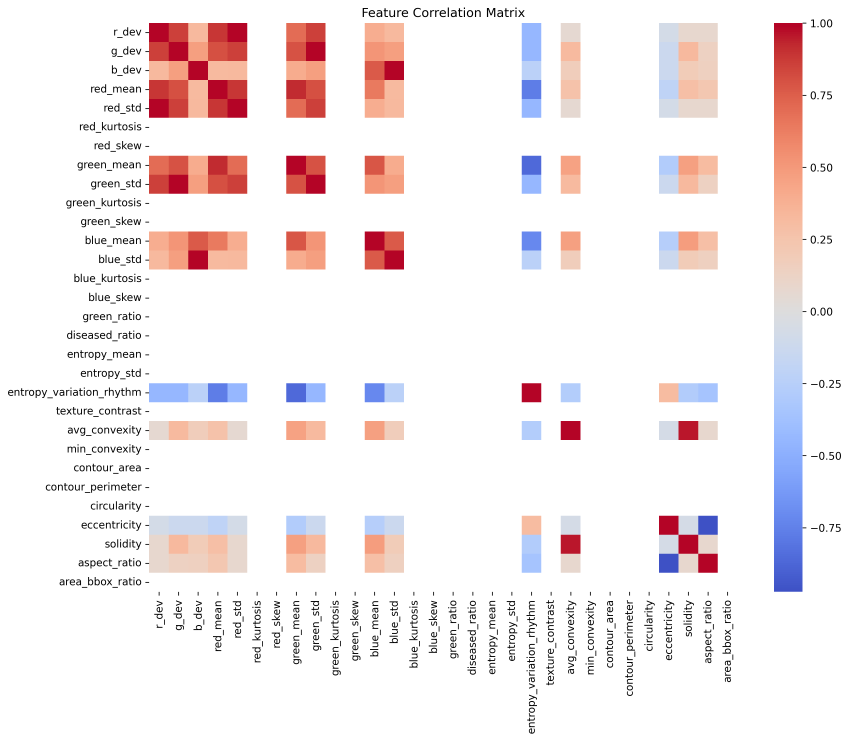
#> input picture visualizations/feature_correlation.png, 3396 x 2963 px (shown at 1/4 size)
$ python -i extract_potato_features.py   (imports and definitions only)
#> lines starting #> are read from the running program, lines starting #| are printed output that depends on the picture; after the words box and inside, x2 and y2 are one past the last pixel; in counts of white or black regions, pixels touching at a corner belong together
### src/utils.py
"""
Utility functions for the MLOps project.
"""

import numpy as np
from skimage.morphology import convex_hull_image
from skimage.measure import regionprops
from skimage import filters
from skimage.measure import shannon_entropy
from skimage.util import view_as_blocks


# [12 lines left out: function dimensionality_reduction, not called in this run]


def calcul_dev(img):
    """
    Calculate the RGB standard deviation for an image.

    Args:
        img: Input image array

    Returns:
        Array of RGB standard deviations
    """
    r = np.std(img[:, :, 0])
    g = np.std(img[:, :, 1])
    b = np.std(img[:, :, 2])

    return np.array([r, g, b])


# [47 lines left out: functions calculate_ch, calculate_entropy_variation_rhythm, not called in this run]

### scripts/extract_potato_features.py
"""
Extract features from potato leaf images for disease classification
based on the features identified in the notebooks.
"""

import os
import sys
import json
import argparse
import numpy as np
import pandas as pd
import cv2
from PIL import Image
from skimage.measure import shannon_entropy
from skimage.morphology import convex_hull_image
from skimage.measure import regionprops, label

# Add the src directory to the path
sys.path.append(os.path.join(os.path.dirname(__file__), '..'))

from src.utils import calcul_dev

# [26 lines left out: function extract_rgb_features, not called in this run]

def extract_entropy_features(image):
    """
    Extract entropy-based features from an image.

    Args:
        image: Image array in RGB format

    Returns:
        Dictionary of entropy features
    """
    # Convert to grayscale if needed
    if len(image.shape) == 3:
        gray_image = cv2.cvtColor(image, cv2.COLOR_RGB2GRAY)
    else:
        gray_image = image

    # Calculate entropy
    entropy = shannon_entropy(gray_image)

    # Calculate histogram
    hist, _ = np.histogram(gray_image, bins=256, range=(0, 256))
    hist_prob = hist / hist.sum()

    # Calculate entropy variation rhythm (standard deviation of entropy gradient)
    entropy_variation_rhythm = np.std(np.gradient(hist_prob))

    return {
        'entropy': entropy,
        'entropy_variation_rhythm': entropy_variation_rhythm
    }

def extract_shape_features(image):
    """
    Extract shape-based features from an image.

    Args:
        image: Image array in RGB format

    Returns:
        Dictionary of shape features
    """
    # Convert to grayscale if needed
    if len(image.shape) == 3:
        gray_image = cv2.cvtColor(image, cv2.COLOR_RGB2GRAY)
    else:
        gray_image = image

    # Threshold the image to create a binary mask
    _, binary = cv2.threshold(gray_image, 0, 255, cv2.THRESH_BINARY + cv2.THRESH_OTSU)

    # Calculate convex hull
    try:
        hull = convex_hull_image(binary > 0)

        # Calculate convexity ratio
        if np.sum(hull) > 0:
            convexity_ratio = np.sum(binary > 0) / np.sum(hull)
        else:
            convexity_ratio = 0
    except Exception:
        convexity_ratio = 0

    # Extract more shape properties
    try:
        labeled_image = label(binary > 0)
        props = regionprops(labeled_image)

        if props:
            largest_region = max(props, key=lambda r: r.area)
            eccentricity = largest_region.eccentricity
            solidity = largest_region.solidity

            if largest_region.major_axis_length > 0:
                aspect_ratio = largest_region.minor_axis_length / largest_region.major_axis_length
            else:
                aspect_ratio = 0
        else:
            eccentricity = 0
            solidity = 0
            aspect_ratio = 0
    except Exception:
        eccentricity = 0
        solidity = 0
        aspect_ratio = 0

    return {
        'convexity_ratio': convexity_ratio,
        'eccentricity': eccentricity,
        'solidity': solidity,
        'aspect_ratio': aspect_ratio
    }

# [79 lines left out: functions extract_hog_features, extract_all_features, not called in this run]

def extract_all_features_from_array(image_array):
    """
    Extract all features from an image array.
    Compatible with the 30-feature training data format.

    Args:
        image_array: Image as numpy array (RGB format)

    Returns:
        Dictionary of all features (30 features total)
    """
    try:
        # Use the original calcul_dev function to get r_dev, g_dev, b_dev
        from src.utils import calcul_dev
        r_dev, g_dev, b_dev = calcul_dev(image_array)

        # Initialize features dictionary with the exact 30 features from training data
        features = {
            'r_dev': r_dev,
            'g_dev': g_dev,
            'b_dev': b_dev,
            'red_mean': float(np.mean(image_array[:, :, 0])),
            'red_std': float(np.std(image_array[:, :, 0])),
            'red_kurtosis': 0.0,  # Placeholder for now
            'red_skew': 0.0,      # Placeholder for now
            'green_mean': float(np.mean(image_array[:, :, 1])),
            'green_std': float(np.std(image_array[:, :, 1])),
            'green_kurtosis': 0.0,  # Placeholder for now
            'green_skew': 0.0,      # Placeholder for now
            'blue_mean': float(np.mean(image_array[:, :, 2])),
            'blue_std': float(np.std(image_array[:, :, 2])),
            'blue_kurtosis': 0.0,   # Placeholder for now
            'blue_skew': 0.0,       # Placeholder for now
            'green_ratio': 0.0,     # Placeholder for now
            'diseased_ratio': 0.0,  # Placeholder for now
            'entropy_mean': 0.0,    # Placeholder for now
            'entropy_std': 0.0,     # Placeholder for now
            'entropy_variation_rhythm': 0.0,  # Placeholder for now
            'texture_contrast': 0.0,          # Placeholder for now
            'avg_convexity': 0.0,             # Placeholder for now
            'min_convexity': 0.0,             # Placeholder for now
            'contour_area': 0.0,              # Placeholder for now
            'contour_perimeter': 0.0,         # Placeholder for now
            'circularity': 0.0,               # Placeholder for now
            'eccentricity': 0.0,              # Placeholder for now
            'solidity': 0.0,                  # Placeholder for now
            'aspect_ratio': 1.0,              # Placeholder for now
            'area_bbox_ratio': 0.0            # Placeholder for now
        }

        # Try to compute actual values for some features
        try:
            # Entropy features
            entropy_features = extract_entropy_features(image_array)
            if entropy_features:
                features['entropy_variation_rhythm'] = entropy_features.get('entropy_variation_rhythm', 0.0)

            # Shape features
            shape_features = extract_shape_features(image_array)
            if shape_features:
                features['eccentricity'] = shape_features.get('eccentricity', 0.0)
                features['solidity'] = shape_features.get('solidity', 0.0)
                features['aspect_ratio'] = shape_features.get('aspect_ratio', 1.0)
                features['convexity_ratio'] = shape_features.get('convexity_ratio', 0.0)
                features['avg_convexity'] = features['convexity_ratio']  # Use same value

        except Exception as e:
            print(f"Warning: Could not compute some features: {e}")

        return features

    except Exception as e:
        print(f"Error extracting features from image array: {e}")
        return None

# [44 lines left out: function extract_features_from_directory, not called in this run]

def extract_features(cv2_image):
    """
    Extract features from a CV2 image (for use with training scripts).
    Returns exactly 30 features to match the training data.

    Args:
        cv2_image: Image loaded with cv2.imread (BGR format)

    Returns:
        numpy array of 30 features or None if error
    """
    try:
        # Convert BGR to RGB
        rgb_image = cv2.cvtColor(cv2_image, cv2.COLOR_BGR2RGB)

        # Extract all features using the existing function
        features_dict = extract_all_features_from_array(rgb_image)

        if features_dict is None:
            return None

        # Define the exact order of features as in training data
        feature_order = [
            'r_dev', 'g_dev', 'b_dev', 'red_mean', 'red_std', 'red_kurtosis', 'red_skew',
            'green_mean', 'green_std', 'green_kurtosis', 'green_skew', 'blue_mean', 'blue_std',
            'blue_kurtosis', 'blue_skew', 'green_ratio', 'diseased_ratio', 'entropy_mean',
            'entropy_std', 'entropy_variation_rhythm', 'texture_contrast', 'avg_convexity',
            'min_convexity', 'contour_area', 'contour_perimeter', 'circularity', 'eccentricity',
            'solidity', 'aspect_ratio', 'area_bbox_ratio'
        ]

        # Convert to numpy array in the correct order
        feature_values = [features_dict.get(name, 0.0) for name in feature_order]

        return np.array(feature_values, dtype=np.float32)

    except Exception as e:
        print(f"Error in extract_features: {e}")
        return None

# [25 lines left out: functions get_feature_names, main, not called in this run]

# [2 lines not run here, left out]

>>> import cv2
>>> picture = cv2.imread('../visualizations/feature_correlation.png')
#> picture is the input picture: shape (2963, 3396, 3); mean B, G, R 237.5, 236.5, 244.6
>>> result = extract_features(picture)
#> in calcul_dev, `r = np.std(img[:, :, 0])`: r = 36.41
#> in calcul_dev, `g = np.std(img[:, :, 1])`: g = 52.07
#> in calcul_dev, `b = np.std(img[:, :, 2])`: b = 51.28
#> in extract_all_features_from_array, `r_dev, g_dev, b_dev = calcul_dev(image_array)`: r_dev = 36.41; g_dev = 52.07; b_dev = 51.28
#> in extract_entropy_features, `gray_image = cv2.cvtColor(image, cv2.COLOR_RGB2GRAY)`:
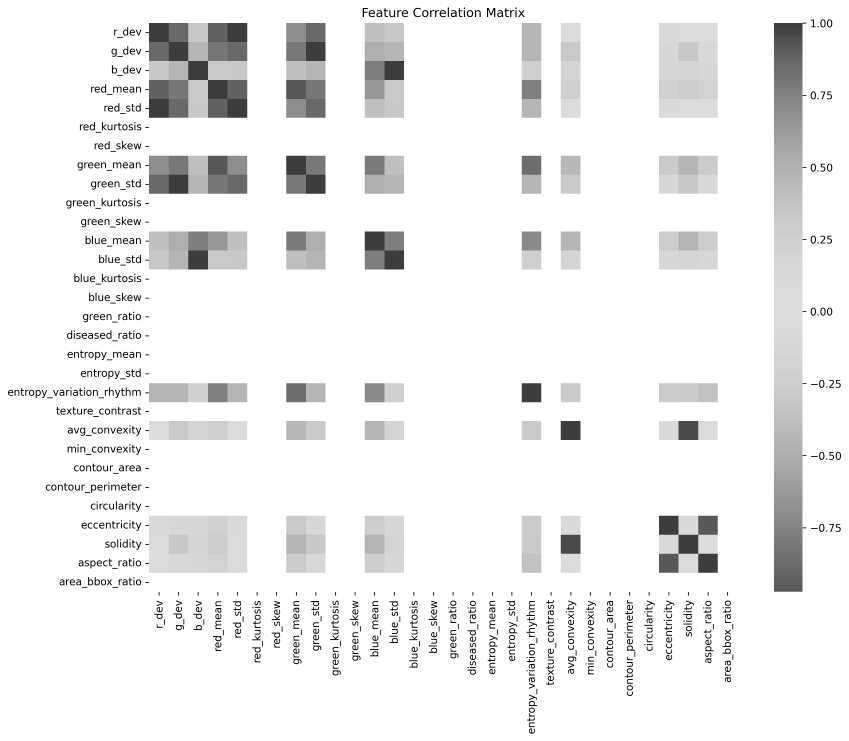
#> gray_image: shape (2963, 3396) (shown at 1/4 size); min 0, max 255, mean 239
#> in extract_entropy_features, `entropy = shannon_entropy(gray_image)`: entropy = 1.58
#> in extract_entropy_features, `hist, _ = np.histogram(gray_image, bins=256, range=(0, 256))`: hist = 256 values, max 8448763 at index 255, min 100 at index 106, mean 39306
#> in extract_entropy_features, `hist_prob = hist / hist.sum()`: hist_prob = 256 values, max 0.84 at index 255, min 9.94e-06 at index 106, mean 0.00391
#> in extract_entropy_features, `entropy_variation_rhythm = np.std(np.gradient(hist_prob))`: entropy_variation_rhythm = 0.0585
#> in extract_all_features_from_array, `entropy_features = extract_entropy_features(image_array)`: entropy_features = {'entropy': 1.58, 'entropy_variation_rhythm': 0.0585}
#> in extract_shape_features, `_, binary = cv2.threshold(gray_image, 0, 255, cv2.THRESH_BINARY + cv2...`:
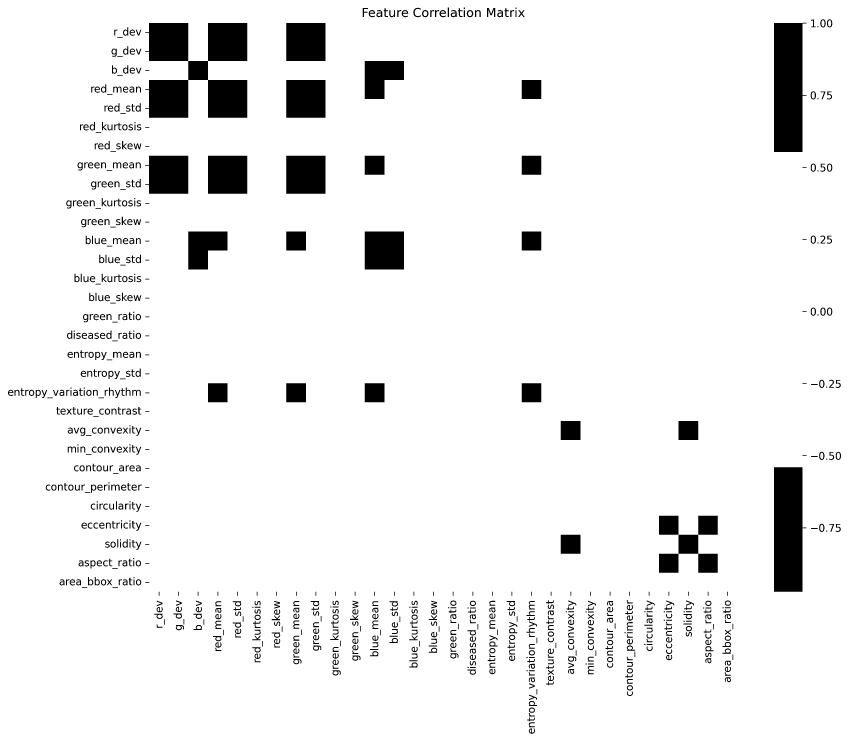
#> binary: shape (2963, 3396) (shown at 1/4 size); 93.5% white; 846 black regions
#> in extract_shape_features, `hull = convex_hull_image(binary > 0)`: hull: shape (2963, 3396) bool; every value is 1
#> in extract_shape_features, `convexity_ratio = np.sum(binary > 0) / np.sum(hull)`: convexity_ratio = 0.935
#> in extract_shape_features, `labeled_image = label(binary > 0)`:
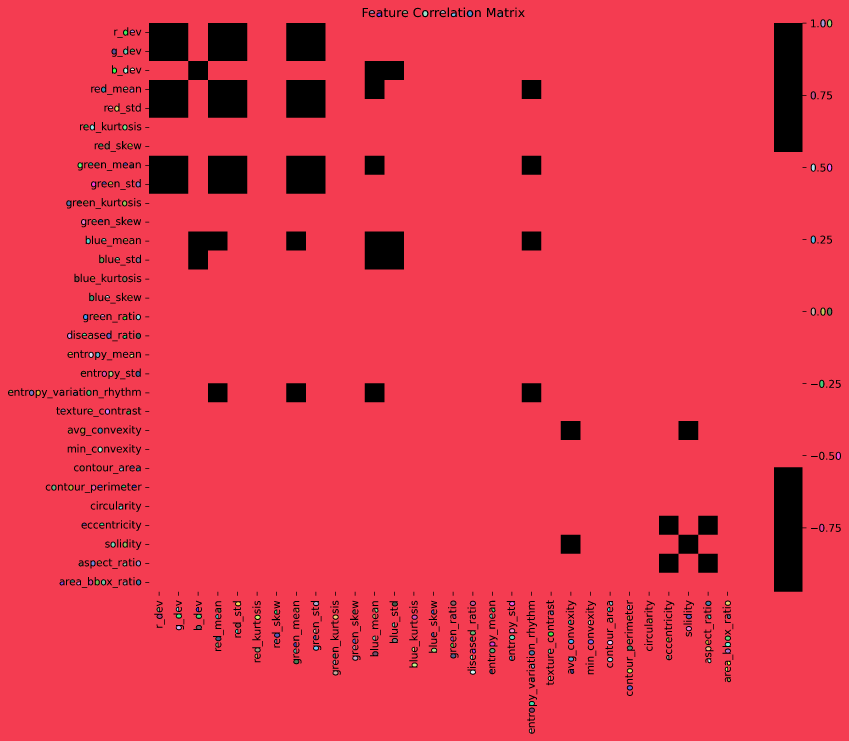
#> labeled_image: shape (2963, 3396) int32 (shown at 1/4 size); 257 distinct labels, from 0 to 256; one colour per label, 0 black
#> in extract_shape_features, `props = regionprops(labeled_image)`: props = 256 regions; largest, box (x1, y1, x2, y2) and area: (0, 0, 3396, 2963) 9380160, (3312, 81, 3325, 106) 263, (3312, 658, 3325, 683) 263, (3312, 1234, 3325, 1259) 263, (3347, 1811, 3360, 1836) 263
#> in extract_shape_features, `eccentricity = largest_region.eccentricity`: eccentricity = 0.502
#> in extract_shape_features, `solidity = largest_region.solidity`: solidity = 0.932
#> in extract_shape_features, `aspect_ratio = largest_region.minor_axis_length / largest_region.major..`: aspect_ratio = 0.865
#> in extract_all_features_from_array, `shape_features = extract_shape_features(image_array)`: shape_features = {'convexity_ratio': 0.935, 'eccentricity': 0.502, 'solidity': 0.932, 'aspect_ratio': 0.865}
#> in extract_features, `features_dict = extract_all_features_from_array(rgb_image)`: features_dict = 31 items
#> in extract_features, `feature_values = [features_dict.get(name, 0.0) for name in feature_ord..`: feature_values = 30 values, max 244.6 at index 3, min 0 at index 5, mean 33.38
#> result has the same summary as feature_values in extract_features
